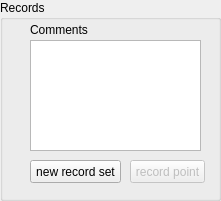
   <widget class="QGroupBox" name="groupBox_2">
    <property name="geometry">
     <rect>
      <x>410</x>
      <y>10</y>
      <width>221</width>
      <height>201</height>
     </rect>
    </property>
    <property name="title">
     <string>Records</string>
    </property>
    <widget class="QPushButton" name="button_record_set">
     <property name="enabled">
      <bool>false</bool>
     </property>
     <property name="geometry">
      <rect>
       <x>130</x>
       <y>160</y>
       <width>75</width>
       <height>23</height>
      </rect>
     </property>
     <property name="text">
      <string>record point</string>
     </property>
    </widget>
    <widget class="QTextEdit" name="comments_textBox">
     <property name="geometry">
      <rect>
       <x>30</x>
       <y>40</y>
       <width>171</width>
       <height>111</height>
      </rect>
     </property>
    </widget>
    <widget class="QLabel" name="label_36">
     <property name="geometry">
      <rect>
       <x>30</x>
       <y>20</y>
       <width>91</width>
       <height>20</height>
      </rect>
     </property>
     <property name="text">
      <string>Comments</string>
     </property>
     <property name="alignment">
      <set>Qt::AlignLeading|Qt::AlignLeft|Qt::AlignVCenter</set>
     </property>
    </widget>
    <widget class="QPushButton" name="button_new_record_set">
     <property name="geometry">
      <rect>
       <x>30</x>
       <y>160</y>
       <width>91</width>
       <height>23</height>
      </rect>
     </property>
     <property name="text">
      <string>new record set</string>
     </property>
    </widget>
   </widget>
